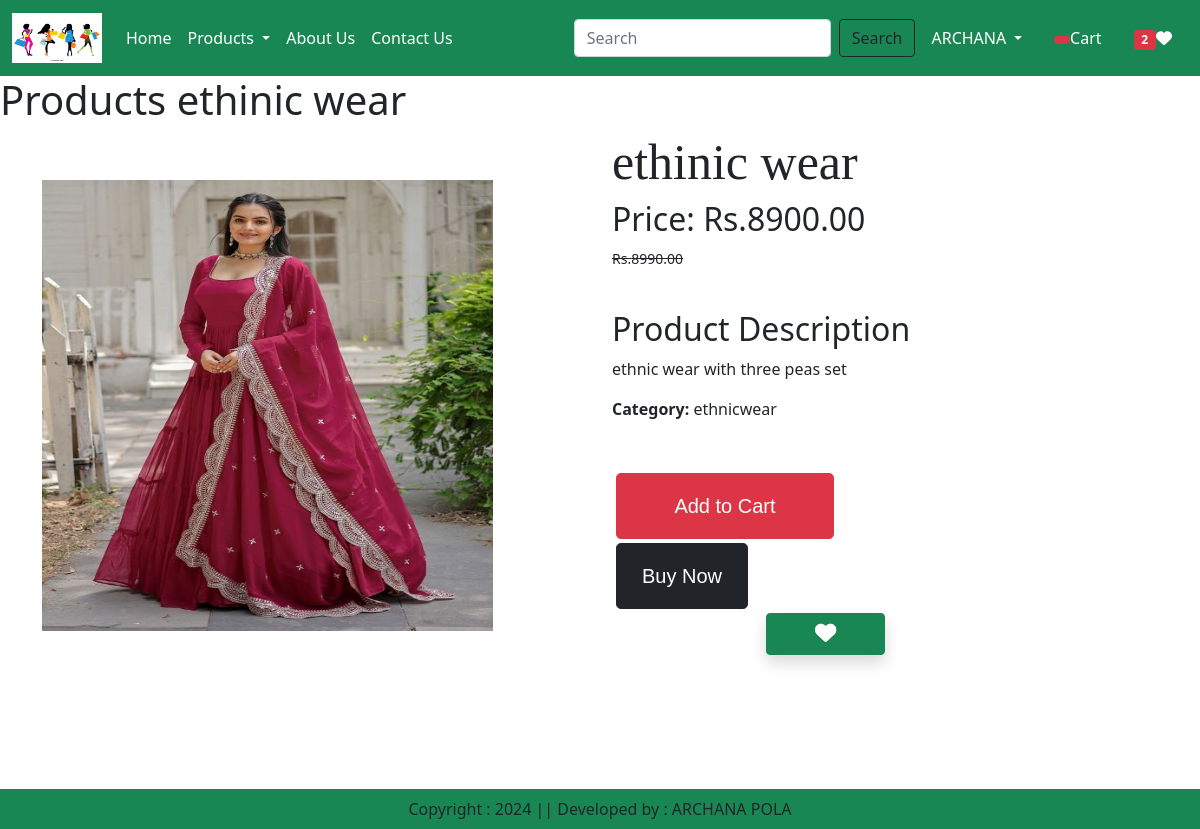
/product_details/8 (signed in), run on the app's committed database.
### accounts/models.py (models this page shows)
class Product(models.Model):
    title = models.CharField(max_length=255)
    selling_price = models.DecimalField(max_digits=10, decimal_places=2)  # e.g., 2999.99
    discounted_price = models.DecimalField(max_digits=10, decimal_places=2, blank=True, null=True)
    description = models.TextField()
    material = models.CharField(max_length=100)
    category = models.CharField(choices=CATEGORY_CHOICES, max_length=20)
    stock = models.IntegerField(default=0)
    available = models.BooleanField(default=True)
    product_img = models.ImageField(upload_to='product')
    additional_info = models.TextField(blank=True, null=True)  # Can be used for sizing info, care instructions, etc.
    color = models.CharField(max_length=50, blank=True, null=True)  # Color options
    size = models.CharField(max_length=20, blank=True, null=True)  # e.g., S, M, L, XL, etc.
    def __str__(self):
        return self.title

### accounts/views.py (the view)
# urls.py: path('product_details/<int:pk>', views.ProductDetailsView.as_view(), name="Product_Details"),
@method_decorator(login_required, name='dispatch')
class ProductDetailsView(View):
    def get(self,request,pk):
        product = Product.objects.get(pk=pk)
        wishlist = Wishlist.objects.filter(Q(product=product)& Q(user=request.user))
        totalitem = 0
        wishitem = 0
        if request.user.is_authenticated:
            totalitem = len(Cart.objects.filter(user =request.user))
            wishitem = len(Wishlist.objects.filter(user = request.user))
        return render(request, 'app/productdetails.html', locals())

### accounts/templates/app/productdetails.html (shortened to what this page needs)
{% extends 'app/base.html' %}
{% load static %}
{% block main_content %}
<h1>Products  {{product}} </h1>
<div class="container">
    <div class="row justify-content-between">
        <div class="img2 col-lg-5 mt-5">
            <img src="{{ product.product_img.url }}" class="image w-100 h-75" alt="{{ product.title }}" />
        </div>
        <div class="col-lg-6">
            <h1 style="font-family: Georgia; font-size: 50px;">{{ product.title }}</h1>
            <h2>Price: Rs.{{ product.discounted_price }}</h2>
            <p><small class="text-decoration-line-through">Rs.{{ product.selling_price }}</small></p>
            <br>
            <h2>Product Description</h2>
            <p>{{ product.description }}</p>
            <p><strong>Category:</strong> {{ product.category }}</p>
            <div class="row mt-5 text-center row-flex" style="font-family: Arial, Helvetica, sans-serif;">
            <div class="col-9">
             <form action="{% url 'add_to_cart' product.id %}" class="d-inline">
                <button type="submit" class="d-grid gap-1 btn1 btn btn-danger p-1 m-1 btn-lg text-decoration-none text-white ">
                <a href="{% url 'add_to_cart' product.id  %}" class="btn btn-danger btn-lg text-white m-1" style="min-width: 200px;">
                Add to Cart
                </a></button>
                </form>
            <button type="submit" class="d-grid gap-2 btn1 btn btn-dark p-1 m-1 btn-lg text-decoration-none text-white ">
            <a href="{% url 'showcart'  %}" class="btn btn-dark btn-lg m-1" >
                Buy Now
            </a></button>
            <div>
                {% if wishlist %}
                <a pid="{{product.id}}" class="minus-wishlist btn btn-success shadow px-5 py-2 ms-4">
                    <i class="fas fa-heart fa-lg"></i>
                </a>
                {% else %}
                <a  pid="{{product.id}}" class="plus-wishlist btn btn-danger shadow px-5 py-2 ms-4">
                    <i class="fas fa-heart fa-lg"></i>
                </a>
                {% endif %}
            </div>
            </div>
        </div>
    </div>
</div>
<br></br>
{% endblock main_content %}

### data on the page
Product: title "ethinic wear", product_img (picture), discounted_price "8900.00", selling_price "8990.00", description "ethnic wear with three peas set", category "ethnicwear"

### other printed values
{{ wishitem }} "2"
